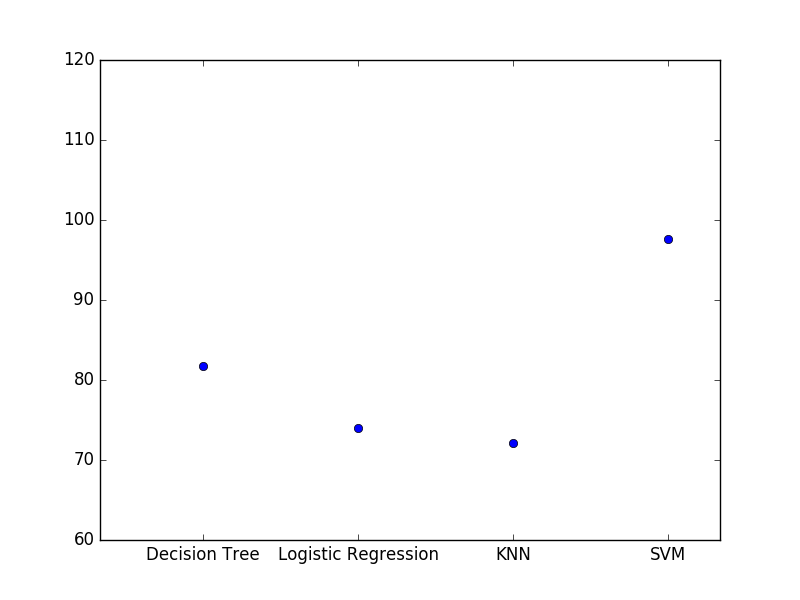

Python code for this plot:
import numpy as np
import matplotlib.pyplot as plt
from matplotlib.legend_handler import HandlerLine2D

# Plotting accuracies of different classifiers for whole training data

x=[0,2,5,8,11]
classifiers=['','Decision Tree','Logistic Regression','KNN','SVM']
accuracies=[0,81.73,73.98,72.18,97.62]

plt.axis((0,12,60,120))
plt.xticks(x,classifiers)
plt.plot(x,accuracies,'bo')
plt.show()
